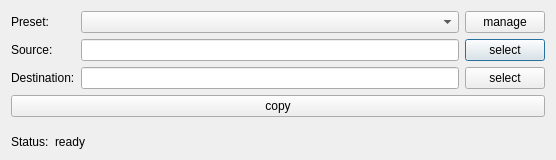
<?xml version="1.0" encoding="UTF-8"?>
<ui version="4.0">
 <class>SimpleFileCopy</class>
 <widget class="QDialog" name="SimpleFileCopy">
  <property name="geometry">
   <rect>
    <x>0</x>
    <y>0</y>
    <width>556</width>
    <height>160</height>
   </rect>
  </property>
  <property name="windowTitle">
   <string>SimpleFileCopy</string>
  </property>
  <layout class="QGridLayout" name="gridLayout_2">
   <item row="0" column="0">
    <layout class="QGridLayout" name="gridLayout">
     <item row="1" column="2">
      <widget class="QPushButton" name="pushButtonSelectSource">
       <property name="text">
        <string>select</string>
       </property>
      </widget>
     </item>
     <item row="2" column="0">
      <widget class="QLabel" name="labelDestination">
       <property name="text">
        <string>Destination:</string>
       </property>
      </widget>
     </item>
     <item row="1" column="0">
      <widget class="QLabel" name="labelSource">
       <property name="text">
        <string>Source:</string>
       </property>
      </widget>
     </item>
     <item row="2" column="2">
      <widget class="QPushButton" name="pushButtonSelectDestination">
       <property name="text">
        <string>select</string>
       </property>
      </widget>
     </item>
     <item row="1" column="1">
      <widget class="QLineEdit" name="lineEditSource"/>
     </item>
     <item row="2" column="1">
      <widget class="QLineEdit" name="lineEditDestination"/>
     </item>
     <item row="0" column="0">
      <widget class="QLabel" name="labelPreset">
       <property name="text">
        <string>Preset:</string>
       </property>
      </widget>
     </item>
     <item row="0" column="1">
      <widget class="QComboBox" name="comboBoxPreset"/>
     </item>
     <item row="0" column="2">
      <widget class="QPushButton" name="pushButtonManagePresets">
       <property name="text">
        <string>manage</string>
       </property>
      </widget>
     </item>
    </layout>
   </item>
   <item row="1" column="0">
    <widget class="QPushButton" name="pushButtonCopy">
     <property name="text">
      <string>copy</string>
     </property>
    </widget>
   </item>
   <item row="3" column="0">
    <layout class="QHBoxLayout" name="horizontalLayout_3">
     <item>
      <widget class="QLabel" name="labelStatus">
       <property name="sizePolicy">
        <sizepolicy hsizetype="Maximum" vsizetype="Preferred">
         <horstretch>0</horstretch>
         <verstretch>0</verstretch>
        </sizepolicy>
       </property>
       <property name="text">
        <string>Status:</string>
       </property>
      </widget>
     </item>
     <item>
      <widget class="QLabel" name="labelStatusContent">
       <property name="text">
        <string>ready</string>
       </property>
      </widget>
     </item>
     <item>
      <widget class="QLabel" name="labelTime">
       <property name="sizePolicy">
        <sizepolicy hsizetype="Maximum" vsizetype="Preferred">
         <horstretch>0</horstretch>
         <verstretch>0</verstretch>
        </sizepolicy>
       </property>
       <property name="text">
        <string/>
       </property>
      </widget>
     </item>
    </layout>
   </item>
   <item row="2" column="0">
    <spacer name="verticalSpacer">
     <property name="orientation">
      <enum>Qt::Vertical</enum>
     </property>
     <property name="sizeHint" stdset="0">
      <size>
       <width>20</width>
       <height>40</height>
      </size>
     </property>
    </spacer>
   </item>
  </layout>
 </widget>
 <layoutdefault spacing="6" margin="11"/>
 <resources/>
 <connections/>
</ui>
